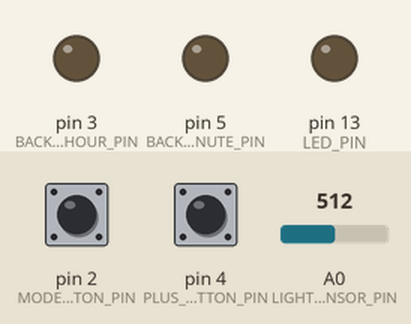
This sketch was run on a simulated Arduino Uno, built with avr-gcc and run on an emulated ATmega328P. Shown: output pins drawn as LEDs (lit = HIGH). Wiring (inferred from the names in the program): DS1307 clock at I2C address 0x68. The inputs (shaded band) are chosen by the test bench; at power-on: A0 (LIGHT_SENSOR_PIN) = 512, pin 2 (MODE_BUTTON_PIN) HIGH, pin 4 (PLUS_BUTTON_PIN) HIGH. The local clock reads 2024-03-15 10:24:30 at power-on unless the sketch sets it; what the sketch prints to the serial monitor is not drawn.

Above: at 1.2 s.
1.3 s: A0 (LIGHT_SENSOR_PIN) set to 274
2.8 s: A0 (LIGHT_SENSOR_PIN) set to 245
At 4.4 s:
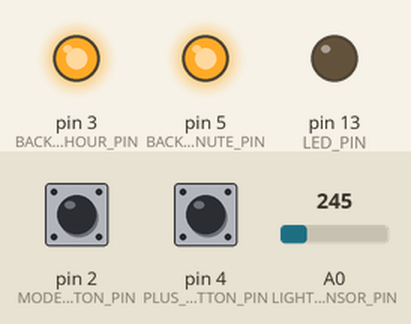
4.8 s: A0 (LIGHT_SENSOR_PIN) set to 499
6.3 s: A0 (LIGHT_SENSOR_PIN) set to 527
At 8.0 s:
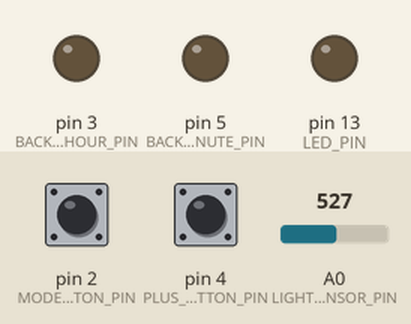
8.3 s: A0 (LIGHT_SENSOR_PIN) set to 122
At 9.8 s:
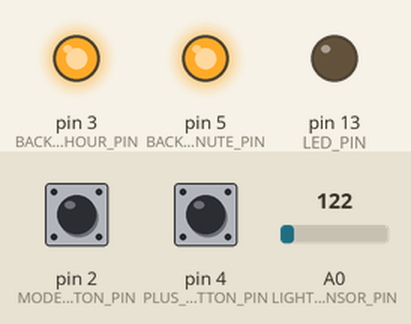
10.3 s: A0 (LIGHT_SENSOR_PIN) set to 522
At 11.3 s:
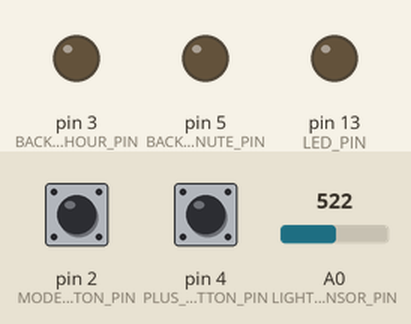
Timing chart, 0 to 13.3 s (numbered marks = the images above; inputs shaded):
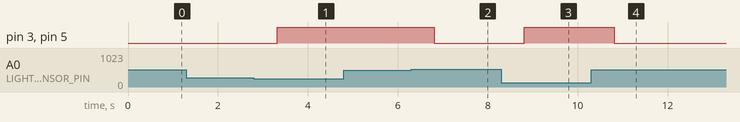

Measured:
- the behaviour switches between 256 and 255 on A0 (LIGHT_SENSOR_PIN) (found by bisection; images 0 and 1)
- the behaviour switches between 511 and 512 on A0 (LIGHT_SENSOR_PIN) (found by bisection; images 1 and 2)
- after the input at 1.3 s, every drawn part: stays the same
- after the input at 2.8 s, pin 3 (BACKLIGHT_HOUR_PIN), pin 5 (BACKLIGHT_MINUTE_PIN): LOW → HIGH after 0.52 s
- after the input at 4.8 s, every drawn part: stays the same
- after the input at 6.3 s, pin 3 (BACKLIGHT_HOUR_PIN), pin 5 (BACKLIGHT_MINUTE_PIN): HIGH → LOW after 0.52 s
- after the input at 8.3 s, pin 3 (BACKLIGHT_HOUR_PIN), pin 5 (BACKLIGHT_MINUTE_PIN): LOW → HIGH after 0.52 s
- after the input at 10.3 s, pin 3 (BACKLIGHT_HOUR_PIN), pin 5 (BACKLIGHT_MINUTE_PIN): HIGH → LOW after 0.52 s

The sketch:

flip_clock.ino
```cpp
#include <Wire.h>

#include "clock.h"

void setup()
{
  Clock::setup();
}

void loop()
{
  Clock::loop();
}
```

clock.cpp
```cpp
#include "clock.h"

OneButton Clock::modeButton_;
OneButton Clock::plusButton_;

OneLed Clock::hourLed_;
OneLed Clock::minuteLed_;

#ifdef USE_DS1307
Ds1307Rtc Clock::rtc_;
#else
InternalRtc Clock::rtc_;
#endif

uint8_t Clock::state_;

void Clock::setup()
{
  //serial
  Serial.begin(9600);

  //debug
  pinMode(LED_PIN, OUTPUT);

  //buttons
  modeButton_   = OneButton(MODE_BUTTON_PIN, BUTTON_ACTIVE_LOW);
  modeButton_.attachClick(modeCallback);
  plusButton_  = OneButton(PLUS_BUTTON_PIN, BUTTON_ACTIVE_LOW);
  plusButton_.attachClick(plusCallback);

  // light sensor
  pinMode(LIGHT_SENSOR_PIN, INPUT);

  // backlight
  hourLed_       = OneLed(BACKLIGHT_HOUR_PIN, 255);
  hourLed_.setBlink(1024, 512);
  minuteLed_     = OneLed(BACKLIGHT_MINUTE_PIN, 255);
  minuteLed_.setBlink(1024, 512);

  // indicator

  // RTC
#ifdef USE_DS1307
  rtc_ = Ds1307Rtc();
#else
  rtc_ = InternalRtc();
#endif

  // state
  state_ = STATE_DEFAULT;
}

void Clock::loop()
{
  // buttons
  modeButton_.tick();
  plusButton_.tick();

  // light sensor
  bool isLight = getIsLight();

  // backlight
  backlightProcess(isLight);

  // indicator

  // RTC
  rtc_.tick();
  printCurrentTime();
}

uint16_t Clock::readAnalogMeanValue(uint8_t pin, uint8_t n)
{
  uint32_t value = 0;
  for(int i = 0; i < n; i++){
    value += analogRead(pin);
  }
  value /= n;
  return value;
}

bool Clock::getIsLight()
{
  static bool isLight = false;

  uint16_t value = analogRead(LIGHT_SENSOR_PIN);
  if(value >= LIGHT_SENSOR_DIS_THRES){
    isLight = true;
  }
  if(value <= LIGHT_SENSOR_EN_THRES){
    isLight = false;
  }

  return isLight;
}

void Clock::backlightProcess(bool isLight)
{
  // hour and minutes
  switch(state_)
  {
    case STATE_DEFAULT:
    hourLed_.setEnable(!isLight);
    minuteLed_.setEnable(!isLight);
    break;

    case STATE_SET_HOUR:
    hourLed_.blink();
    minuteLed_.setEnable(!isLight);
    break;

    case STATE_SET_MIN:
    hourLed_.setEnable(!isLight);
    minuteLed_.blink();
    break;
  }

  hourLed_.process();
  minuteLed_.process();
}

void Clock::printCurrentTime()
{
  static uint8_t hour   = 0;
  static uint8_t minute = 0;

  if(hour != rtc_.hour() || minute != rtc_.minute()){
    hour = rtc_.hour();
    minute = rtc_.minute();

    Serial.print("Current time: ");
    Serial.print(rtc_.hour());
    Serial.print(" : ");
    Serial.println(rtc_.minute());
  }
}

void Clock::modeCallback()
{
  if(state_ >= STATE_SET_MIN){
    state_ = STATE_DEFAULT;
  }else{
    state_++;
  }
}

void Clock::plusCallback()
{
  switch(state_)
  {
    case STATE_SET_HOUR:
    rtc_.setHour(rtc_.hour() + 1);
    break;

    case STATE_SET_MIN:
    rtc_.setMinute(rtc_.minute() + 1);
    break;
  }
}
```

clock.h
```cpp
#ifndef CLOCK_H
#define CLOCK_H

#include <Arduino.h>

#include "config.h"
#include "OneButton.h"
#include "one_led.h"
#include "internal_rtc.h"
#include "ds1307_rtc.h"

class Clock
{
  public:
  static void setup();
  static void loop();

  private:
  static void modeCallback();
  static void plusCallback();
  static uint16_t readAnalogMeanValue(uint8_t pin, uint8_t n);
  static bool getIsLight();
  static void backlightProcess(bool isLight);
  static void printCurrentTime();

  // buttons
  static OneButton modeButton_;
  static OneButton plusButton_;

  // light sensor

  // backlight
  static OneLed hourLed_;
  static OneLed minuteLed_;

  // indicator

  // RTC
#ifdef USE_DS1307
  static Ds1307Rtc  rtc_;
#else
  static InternalRtc rtc_;
#endif

  // states
  static uint8_t state_;
  enum{
    STATE_DEFAULT,
    STATE_SET_HOUR,
    STATE_SET_MIN
  };
};

#endif
```

ds1307_rtc.cpp
```cpp
#include "ds1307_rtc.h"

#include <Wire.h>

Ds1307Rtc::Ds1307Rtc()
{
  lastUpdateTime_ = 0;
  hour_   = 0;
  minute_ = 0;

  Wire.begin();
}

void Ds1307Rtc::tick()
{
  if(millis() - lastUpdateTime_ >= 1000){
    readTime();
    lastUpdateTime_ = millis();
  }
}

void Ds1307Rtc::setHour(uint8_t hour)
{
  resetSeconds();

  uint8_t nextHour = (hour_ + 1) % 24;

  Registers registers;

  registers.fields.decHours = nextHour / 10;
  registers.fields.hours = nextHour - (nextHour / 10) * 10;
  registers.fields.mode = 0;  // 12-hour mode

  Wire.beginTransmission(I2C_ADDRESS);
  Wire.write(REGISTER_HOURS);
  Wire.write(registers.bytes[REGISTER_HOURS]);
  Wire.endTransmission();

  readTime();
}

void Ds1307Rtc::setMinute(uint8_t minute)
{
  resetSeconds();

  uint8_t nextMinute = (minute_ + 1) % 60;

  Registers registers;

  registers.fields.decMinutes = nextMinute / 10;
  registers.fields.minutes = nextMinute - (nextMinute / 10) * 10;

  Wire.beginTransmission(I2C_ADDRESS);
  Wire.write(REGISTER_MINUTES);
  Wire.write(registers.bytes[REGISTER_MINUTES]);
  Wire.endTransmission();

  readTime();
}

void Ds1307Rtc::readTime()
{
   Registers registers;

  //чтение данных
  for(uint8_t i = 0; i < 3; i++){
    Wire.beginTransmission(I2C_ADDRESS);
    Wire.write(i);
    Wire.endTransmission();
    Wire.requestFrom(I2C_ADDRESS, 1);
    if(Wire.available()){
      registers.bytes[i] = Wire.read();
    }else{
      Serial.println("DS1307: slave error");
      return;
    }
  }

//  // seconds
//  second_ = data.fields.dec_seconds * 10 + data.fields.seconds;

  // minutes
  minute_ = registers.fields.decMinutes * 10 + registers.fields.minutes;

  // hours
  if(registers.fields.mode == 0){ //24-hour mode
    hour_ = registers.fields.decHours * 10 + registers.fields.hours;
  }else{  //12-hour mode
    hour_ = (registers.fields.decHours & 0x01) * 10 + registers.fields.hours;
  }
}

void Ds1307Rtc::resetSeconds()
{
  Registers registers;

  registers.fields.decSeconds = 0;
  registers.fields.seconds = 0;

  Wire.beginTransmission(I2C_ADDRESS);
  Wire.write(REGISTER_SECONDS);
  Wire.write(registers.bytes[REGISTER_SECONDS]);
  Wire.endTransmission();
}
```

ds1307_rtc.h
```cpp
/*
 * Класс часов реального времени на микросхеме DS1307
 */

#ifndef DS1307_RTC_H
#define DS1307_RTC_H

#include <stdint.h>

#include <Arduino.h>

#include "rtc.h"

class Ds1307Rtc : public Rtc
{
public:
  Ds1307Rtc();
  void tick();
  inline uint8_t hour() { return hour_; }
  inline uint8_t minute() { return minute_; }
  void setHour(uint8_t hour);
  void setMinute(uint8_t minute);

private:
  void readTime();
  void resetSeconds();

private:
  enum{ I2C_ADDRESS = 0b1101000 };

  uint32_t lastUpdateTime_;
  uint8_t  hour_;
  uint8_t  minute_;

private:
  enum{
    REGISTER_SECONDS,
    REGISTER_MINUTES,
    REGISTER_HOURS
  };

  union Registers
  {
    uint8_t bytes[3];

    struct{
      //0x00 - seconds
      uint8_t seconds : 4;
      uint8_t decSeconds : 3;
      uint8_t ch: 1;

      //0x01 - minutes
      uint8_t minutes : 4;
      uint8_t decMinutes : 3;
      uint8_t : 1;

      //0x02 - hours
      uint8_t hours : 4;
      uint8_t decHours : 2;
      uint8_t mode : 1;
      uint8_t : 1;
    }fields;
  };
};

#endif
```

internal_rtc.cpp
```cpp
#include "internal_rtc.h"

#include <Arduino.h>

InternalRtc::InternalRtc()
{
  hour_   = 0;
  minute_ = 0;
  msec_   = millis();
}

void InternalRtc::tick()
{
  uint32_t now = millis();

  if(now - msec_ >= 60000){
    if(minute_ < 59){
      minute_++;
    }else{
      minute_ = 0;
      if(hour_ < 23){
        hour_++;
      }else{
        hour_ = 0;
      }
    }

    msec_ = now;
  }
}

void InternalRtc::setHour(uint8_t hour)
{
  if(hour > 23){
    hour_ = 0;
  }else{
    hour_ = hour;
  }

  msec_ = millis();
}

void InternalRtc::setMinute(uint8_t minute)
{
  if(minute > 59){
    minute_ = 0;
  }else{
    minute_ = minute;
  }

  msec_ = millis();
}
```

internal_rtc.h
```cpp
/*
 * Класс часов реального времени вычисляющий время без использования внешних микросхем,
 * Вычисляет текущее время по средствам функции millis()
 */

#ifndef INTERNAL_RTC_H
#define INTERNAL_RTC_H

#include <stdint.h>

#include "rtc.h"

class InternalRtc : public Rtc
{
public:
  InternalRtc();
  void tick();
  inline uint8_t hour() { return hour_; }
  inline uint8_t minute() { return minute_; }
  void setHour(uint8_t hour);
  void setMinute(uint8_t minute);

private:
  uint32_t msec_;
  uint8_t  hour_;
  uint8_t  minute_;
};

#endif
```

one_led.cpp
```cpp
#include "one_led.h"

OneLed::OneLed(uint8_t pin, uint32_t settligTime)
{
  pin_              = pin;

  blinkPeriod_      = 0;
  blinkImpulseTime_ = 0;
  blinkStartImpulse_= 0;

  lastTime_         = 0;

  currentValue_     = 0;
  maxValue_         = 255;
  minValue_         = 0;

  pinMode(pin, OUTPUT);
  setEnable(false);
  setSmooth(settligTime);
}

// settling time must be >= 255ms
void OneLed::setSmooth(uint32_t settlingTime)
{
  tbs_ = settlingTime / maxValue_;
}

void OneLed::setBlink(uint32_t period, uint32_t impulseTime)
{
  blinkPeriod_        = period;
  blinkImpulseTime_   = impulseTime;
}

void OneLed::setEnable(bool isEnable)
{
  state_ = isEnable ? STATE_ENABLE : STATE_DISABLE;
}

void OneLed::toggle()
{
  if(state_ == STATE_DISABLE){
    state_ = STATE_ENABLE;
  }else{
    state_ = STATE_DISABLE;
  }
}

void OneLed::blink()
{
  state_ = STATE_BLINK;
}

void OneLed::process()
{
  switch(state_)
  {
    case STATE_DISABLE:
      off();
    break;

    case STATE_ENABLE:
      on();
    break;

    case STATE_BLINK:
    if(millis() - blinkStartImpulse_ < blinkImpulseTime_){
      on();
    }else{
      off();
    }

    if(millis() - blinkStartImpulse_ >= blinkPeriod_){
      blinkStartImpulse_ = millis();
    }
    break;
  }
}

void OneLed::on()
{
  if(currentValue_ < maxValue_){
    if(tbs_ > 0){      // smoothly
      if(millis() - lastTime_ > tbs_){
        currentValue_ += 1;
        lastTime_      = millis();
      }
    }else{
      currentValue_ = maxValue_;
    }
    analogWrite(pin_, currentValue_);
  }
}

void OneLed::off()
{
  if(currentValue_ > minValue_){
    if(tbs_ > 0){      // smoothly
      if(millis() - lastTime_ > tbs_){
        currentValue_ -= 1;
        lastTime_      = millis();
      }
    }else{
      currentValue_ = minValue_;
    }
    analogWrite(pin_, currentValue_);
  }
}
```

one_led.h
```cpp
/*
 * OneLed - класс для управления индикаторами состоящими из одного источника свечения
 */

#ifndef ONE_LED_H
#define ONE_LED_H

#include <stdint.h>
#include "Arduino.h"

class OneLed
{
public:
  OneLed() {}
  OneLed(uint8_t pin, uint32_t settligTime);

  // settling time must be >= 255ms
  void setSmooth(uint32_t settligTime);
  void setBlink(uint32_t period, uint32_t impulseTime);

  void setEnable(bool isEnable);
  void toggle();
  void blink();

  void process();

private:
  void on();
  void off();

private:
  uint8_t   pin_;
  uint32_t  tbs_;

  uint32_t  blinkPeriod_;
  uint32_t  blinkImpulseTime_;
  uint32_t  blinkStartImpulse_;

  uint32_t  lastTime_;

  uint8_t currentValue_;
  uint8_t maxValue_;
  uint8_t minValue_;

  uint8_t state_;
  enum{
    STATE_DISABLE,
    STATE_ENABLE,
    STATE_BLINK
  };
};

#endif
```

rtc.h
```cpp
#ifndef RTC_H
#define RTC_H

/*
 * Супер класс часов реального времени
 */

class Rtc
{
  public:
  Rtc() {}
  inline uint8_t hour();
  inline uint8_t minute();
  void setHour(uint8_t hour);
  void setMinute(uint8_t minute);
};

#endif
```

config.h
```cpp
#ifndef CONFIG_H
#define CONFIG_H

#include <Arduino.h>

// debug
#define LED_PIN (13)

// buttons
#define BUTTON_ACTIVE_LOW      (LOW) // состояние на пине когда кнопка не нажата
#define MODE_BUTTON_PIN        (2)
#define PLUS_BUTTON_PIN        (4)

// backlight
#define LIGHT_SENSOR_PIN           (A0)
#define LIGHT_SENSOR_DIS_THRES     (512) // значение на датчике освещенности, при котором отключается подсветка
#define LIGHT_SENSOR_EN_THRES      (255)  // значение на датчике освещенности, при котором включается подсветка
#define BACKLIGHT_HOUR_PIN         (3)
#define BACKLIGHT_MINUTE_PIN       (5)

// rtc
#define USE_DS1307

#endif
```
